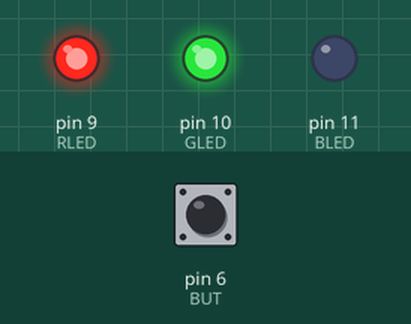
Bench run of a sketch on a simulated Arduino Uno, built with avr-gcc and run on an emulated ATmega328P. Parts: output pins drawn as LEDs (lit = HIGH). The inputs (shaded band) are chosen by the test bench; at power-on: pin 6 (BUT) HIGH. Random numbers use the default seed unless the sketch sets one.

Above: at 0.1 s.
At 3.4 s:
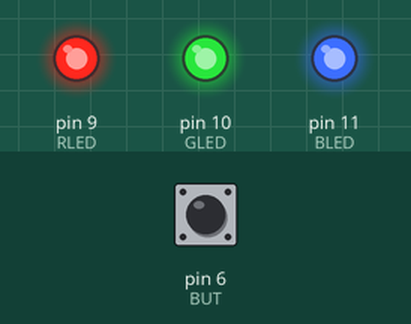
3.5 s: pin 6 (BUT) pulled LOW for 0.15 s
6.5 s: pin 6 (BUT) pulled LOW for 3.2 s
At 8.46 s:
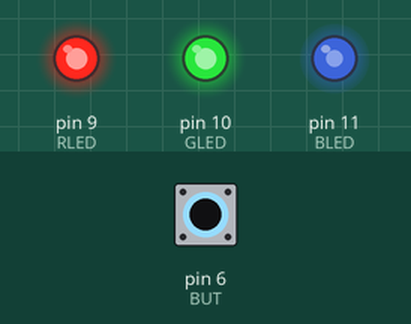
11.2 s: pin 6 (BUT) pulled LOW for 1 s
Timing chart, 0 to 14.2 s (numbered marks = the images above; inputs shaded):
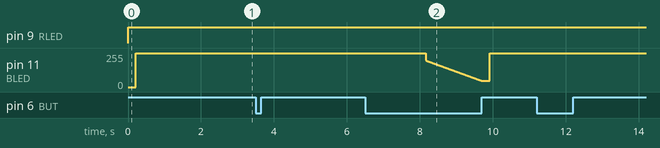

The sketch:

tap-game.ino
```cpp
#define BUT 6
#define RLED 9
#define GLED 10
#define BLED 11

#define minDelays 2             //Minimum ammount of delays user has to repeat
#define maxDelays 3             //Maximum ammount of delays user has to repeat
#define minDelay 250            //Minimum delay between blinks
#define maxDelay 750           //Maximum delay between blinks
#define tolerance 250           //Tolerance for how off player can be

void setup() {
        pinMode(BUT, INPUT);
        pinMode(RLED, OUTPUT);
        pinMode(GLED, OUTPUT);
        pinMode(BLED, OUTPUT);
        digitalWrite(RLED, 1);          //Turn off the LEDs
        digitalWrite(GLED, 1);
        digitalWrite(BLED, 1);
}

void Blink(int pin) {           //Short blink with given LED
        for (int i = 100; i != 0; i--) {
                analogWrite(pin, i);
                delay(1);
        }
        for (int i = 0; i != 100; i++) {
                analogWrite(pin, i);
                delay(1);
        }
        digitalWrite(pin, 1);
}

void Blink(int r, int g, int b) {           //Short blink with given LEDs
        for (int i = 100; i != 0; i--) {
                analogWrite(RLED, 255 - i  * r);
                analogWrite(BLED, 255 - i  * g);
                analogWrite(GLED, 255 - i  * b);
                delay(1);
        }
        for (int i = 0; i != 100; i++) {
                analogWrite(RLED, 255 - i  * r);
                analogWrite(BLED, 255 - i  * g);
                analogWrite(GLED, 255 - i  * b);
                delay(1);
        }
        digitalWrite(RLED, 1);
        digitalWrite(BLED, 1);
        digitalWrite(GLED, 1);
}

void Wait() {           //Waving animation with chosen LED when not playing
        bool flag = 0;
        int brightness = 200;
        while (digitalRead(BUT) == 0) {
                if (brightness != 0 && flag == 0) brightness--;
                if (brightness != 200 && flag == 1) brightness++;
                analogWrite(BLED, brightness);
                if (brightness == 0  && flag == 0) flag = 1;
                if (brightness == 200  && flag == 1) flag = 0;
                delay(10);
        }
        digitalWrite(BLED, 1);
}

bool userWon(int *delays, int amount) {
        int mil = 0;
        for (int i = 0; i < amount; i++) {
                while (digitalRead(BUT) == 1);
                while (digitalRead(BUT) == 0) {
                        delay(1);
                        mil++;
                        if (mil > maxDelay + tolerance) return false;
                }
                if (mil < delays[i] - tolerance || mil > delays[i] + tolerance) return false;
                else if (i != amount - 1) Blink(BLED);          //Don't blink for the last tap if it is right
                mil = 0;
        }
        return true;
}

void Play() {
        int amount = random(minDelays, maxDelays + 1);
        int delays[amount];
        for (int i = 0; i < amount; i++) {
                delays[i] = random(minDelay, maxDelay + 1);
        }
        for (int i = 0; i < amount; i++)  {
                Blink(255, 255, 0);
                delay(delays[i]);
        }
        Blink(255, 255, 0);             //Last blink to show last delay
        int mil = 0;
        while (digitalRead(BUT) == 0 && mil < 3000) {           //count ms till click
                delay(1);
                mil++;
        }
        if (mil != 3000) {              //discard game if user does not responf within 3s
                Blink(BLED);
                if (userWon(delays, amount)) {
                        Blink(GLED);
                        delay(250);
                        Blink(GLED);
                }
                else {
                        Blink(RLED);
                        delay(250);
                        Blink(RLED);
                }
        }
}

void loop() {
        Wait();
        Play();
}
```
